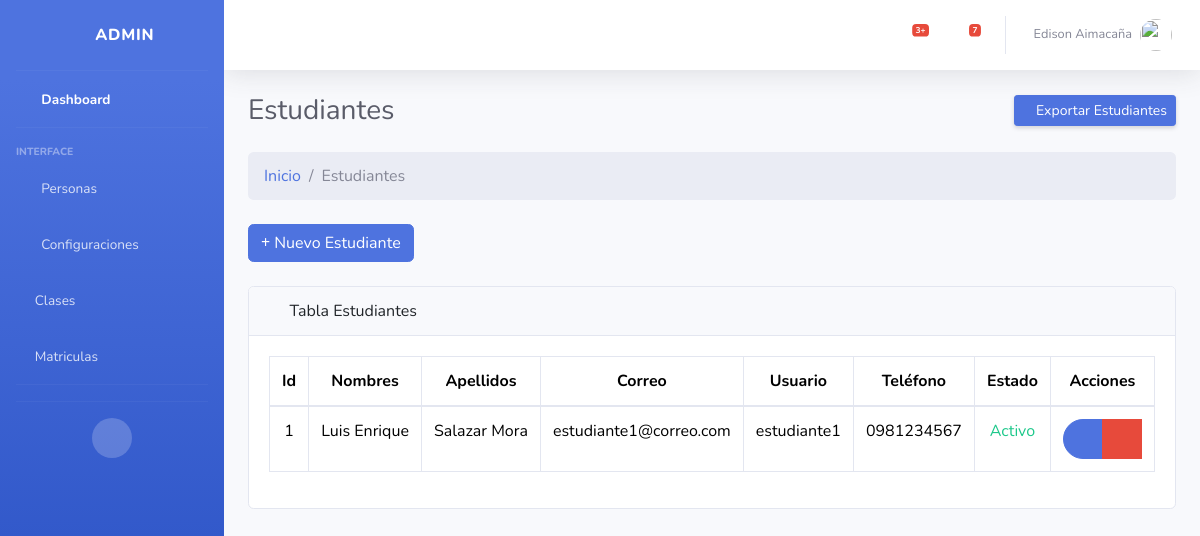
/estudiante/ (signed in), run on the app's committed database.
### Aplicaciones/core/models.py (models this page shows, shortened)
class Estudiantes(models.Model):
    est_id = models.AutoField(primary_key=True)
    fk_id_persona = models.ForeignKey(Personas,verbose_name='Persona',on_delete=models.CASCADE)
    est_contacto_emergencia = models.CharField(max_length=50,default="Null",null=True,verbose_name="Contacto de emergencia:")
    est_telefono_emergencia = models.CharField(max_length=15,default="Null",null=True,verbose_name="Teléfono de emergencia:")
    est_fotografia = models.ImageField(upload_to='estudiantes/',default='Sin Foto',null=True,blank=True,verbose_name="Fotografía:")
    est_estado = models.BooleanField(default=True,verbose_name='Estado:')

class Personas(models.Model):
    per_id = models.AutoField(primary_key=True)
    fk_id_usuario = models.ForeignKey(User,verbose_name='Usuario',on_delete=models.CASCADE)
    per_segundo_nombre = models.CharField(max_length=50,default="Null",null=False,verbose_name="Segundo nombre:")
    per_segundo_apellido = models.CharField(max_length=50,default="Null",null=False,verbose_name="Segundo apellido:")
    per_fecha_nacimiento = models.DateField(default="Null",verbose_name="Fecha de nacimiento:")
    per_cedula = models.CharField(max_length=15,default="Null",null=False,verbose_name="Cédula:")
    per_telefono = models.CharField(max_length=15,default="Null",null=True,verbose_name="Teléfono:")
    per_fecha_actualizacion = models.DateTimeField(auto_now=True,verbose_name='Actualizado el:')

### Aplicaciones/core/views/crud_estudiante_views.py (the view)
# urls.py: path('estudiante/', crud_estudiante_views.index, name='estudiante_index'),
def index(request):
    estudiantes = Estudiantes.objects.all()  # Obtener todos los estudiantes
    return render(request, 'estudiante/index.html', {'estudiantes': estudiantes})

### Aplicaciones/core/templates/estudiante/index.html (shortened to what this page needs)
{% extends 'plantillas/MasterAdmin.html' %}
{% load static %}
{% block css %}
<link href="{% static 'vendor/fontawesome-free/css/all.min.css' %}" rel="stylesheet" type="text/css">
{% endblock %}
{% block content %}
<div class="container-fluid ">
  <div class="d-sm-flex align-items-center justify-content-between mb-4">
    <h1 class="h3 mb-0 text-gray-800">Estudiantes</h1>
    <a href="#" class="d-none d-sm-inline-block btn btn-sm btn-primary shadow-sm"> Exportar Estudiantes </a>
  </div>
  <ol class="breadcrumb mb-4">
    <li class="breadcrumb-item"><a href="{% url 'core_admin' %}">Inicio</a></li>
    <li class="breadcrumb-item active">Estudiantes</li>
  </ol>
  <div class="mb-4">
    <a href="{% url 'estudiante_create' %}" class="btn btn-primary"><i class="fas fa-plus"></i> Nuevo
      Estudiante
    </a>
  </div>
  <div class="card mb-4">
    <div class="card-header">
      <i class="fas fa-table me-1"></i>
      Tabla Estudiantes
    </div>
    <div class="card-body">
      <div class="table-responsive">
        <table class="table table-bordered text-center" id="tbl-docente" width="100%" cellspacing="0">
          <thead>
            <tr>
              <th>Id</th>
              <th>Nombres</th>
              <th>Apellidos</th>
              <th>Correo</th>
              <th>Usuario</th>
              <th>Teléfono</th>
              <th>Estado</th>
              <th>Acciones</th>
            </tr>
          </thead>
          <tbody>
            {% for estudiante in estudiantes %}
              <tr>
                <td>{{estudiante.est_id}}</td>
                <td>{{estudiante.fk_id_persona.fk_id_usuario.first_name}} {{estudiante.fk_id_persona.per_segundo_nombre}}</td>
                <td>{{estudiante.fk_id_persona.fk_id_usuario.last_name}} {{estudiante.fk_id_persona.per_segundo_apellido}}</td>
                <td>{{estudiante.fk_id_persona.fk_id_usuario.email}}</td>
                <td>{{estudiante.fk_id_persona.fk_id_usuario.username}}</td>
                <td>{{estudiante.fk_id_persona.per_telefono}}</td>
                {% if estudiante.est_estado %}
                  <td class="text-success">Activo</td>
                {% else %}
                  <td class="text-danger">Inactivo</td>
                {% endif %}
                <td>
                  <div class="btn-group" role="group" aria-label="Basic mixed styles example">
                    <a href="{% url 'estudiante_edit' estudiante.est_id %}" type="button" class=" btn btn-primary btn-circle ">
                      <span><i class="fas fa-pen"></i></span>
                    </a>
                    <a class="btn btn-danger btn-circle" data-bs-toggle="modal"
                      data-bs-target="#eliminarModal{{estudiante.est_id}}"><i class="fas fa-trash"></i>
                  </a>
                  </div>
                </td>
              </tr>
            {% empty %}
              <tr>
                <td colspan="8">No hay estudiantes registrados</td>
              </tr>
            {% endfor %}
          </tbody>
        </table>
      </div>
    </div>
  </div>
</div>
{% endblock %}

### Aplicaciones/core/templates/plantillas/MasterAdmin.html (shortened to what this page needs)
{% load static %}
<!DOCTYPE html>
<html lang="es">
  <head>
    <link href="{% static 'vendor/fontawesome-free/css/all.min.css'%}" rel="stylesheet" type="text/css" />
    <link rel="stylesheet" href="{% static 'css/bootstrap.min.css' %}" />
    <link href="{% static 'vendor/bootstrap-select/css/bootstrap-select.min.css' %}" rel="stylesheet">
    <link href="{% static 'css/sb-admin-2.min.css' %}" rel="stylesheet" />
    {% block css %}
    {% endblock %}
  </head>
  <body id="page-top">
    <div id="wrapper">
      <ul class="navbar-nav bg-gradient-primary sidebar sidebar-dark accordion" id="accordionSidebar">
        <a class="sidebar-brand d-flex align-items-center justify-content-center" href="index.html">
          <div class="sidebar-brand-icon rotate-n-15">
            <i class="fas fa-laugh-wink"></i>
          </div>
          <div class="sidebar-brand-text mx-3">
            Admin
          </div>
        </a>
        <hr class="sidebar-divider my-0" />
        <li class="nav-item active">
          <a class="nav-link" href="{% url 'core_admin' %}">
            <i class="fas fa-fw fa-tachometer-alt"></i>
            <span>Dashboard</span>
          </a>
        </li>
        <hr class="sidebar-divider" />
        <div class="sidebar-heading">Interface</div>
        <li class="nav-item">
          <a class="nav-link collapsed" href="#" data-toggle="collapse" data-target="#collapseTwo" aria-expanded="true" aria-controls="collapseTwo">
            <i class="fas fa-fw fa-users"></i>
            <span>Personas</span>
          </a>
        </li>
        <li class="nav-item">
          <a class="nav-link collapsed" href="#" data-toggle="collapse" data-target="#collapseUtilities" aria-expanded="true" aria-controls="collapseUtilities">
            <i class="fas fa-fw fa-wrench"></i>
            <span>Configuraciones</span>
          </a>
        </li>
        <li class="nav-item">
          <a class="nav-link" href="{% url 'clase_index' %}">
            <i class="fa-solid fa-chalkboard-user"></i>
            <span>Clases</span>
          </a>
        </li>
         <li class="nav-item">
          <a class="nav-link" href="{% url 'matricula_index'%}">
            <i class="fa-solid fa-file"></i>
            <span>Matriculas</span>
          </a>
        </li>
        <hr class="sidebar-divider" />
        <hr class="sidebar-divider d-none d-md-block" />
        <div class="text-center d-none d-md-inline">
          <button class="rounded-circle border-0" id="sidebarToggle"></button>
        </div>
      </ul>
      <div id="content-wrapper" class="d-flex flex-column">
        <div id="content">
          <nav class="navbar navbar-expand navbar-light bg-white topbar mb-4 static-top shadow">
            <ul class="navbar-nav ml-auto">
              <li class="nav-item dropdown no-arrow mx-1">
                <a class="nav-link dropdown-toggle" href="#" id="alertsDropdown" role="button" data-toggle="dropdown" aria-haspopup="true" aria-expanded="false">
                  <i class="fas fa-bell fa-fw"></i>
                  <span class="badge badge-danger badge-counter">3+</span>
                </a>
              </li>
              <li class="nav-item dropdown no-arrow mx-1">
                <a class="nav-link dropdown-toggle" href="#" id="messagesDropdown" role="button" data-toggle="dropdown" aria-haspopup="true" aria-expanded="false">
                  <i class="fas fa-envelope fa-fw"></i>
                  <span class="badge badge-danger badge-counter">7</span>
                </a>
              </li>
              <li class="nav-item dropdown no-arrow">
                <a class="nav-link dropdown-toggle" href="#" id="userDropdown" role="button" data-toggle="dropdown" aria-haspopup="true" aria-expanded="false">
                  <span class="mr-2 d-none d-lg-inline text-gray-600 small">{{ user.first_name }} {{ user.last_name }}</span>
                  <img class="img-profile rounded-circle" src="{% static 'img/undraw_profile.svg'%}" />
                </a>
              </li>
            </ul>
          </nav>
            {% block content %}
            {% endblock %}
          </div>
        </div>
      </div>
  </body>
</html>

### data on the page
Estudiantes: est_id "1", fk_id_persona.fk_id_usuario.first_name "Luis", fk_id_persona.per_segundo_nombre "Enrique", fk_id_persona.fk_id_usuario.last_name "Salazar", fk_id_persona.per_segundo_apellido "Mora", fk_id_persona.fk_id_usuario.email "estudiante1@correo.com", fk_id_persona.fk_id_usuario.username "estudiante1", fk_id_persona.per_telefono "0981234567", est_estado "Activo"

### other printed values
{{ user.first_name }} "Edison"
{{ user.last_name }} "Aimacaña"
